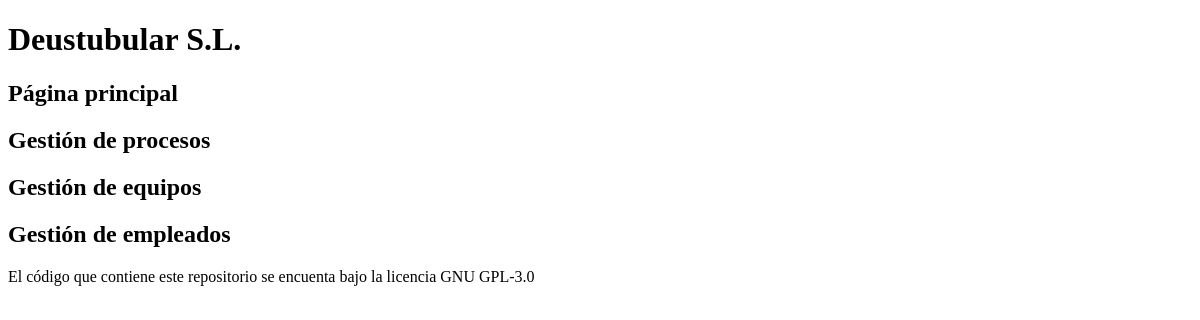
The page /appProduccion/empleados/ on the database as committed earlier.
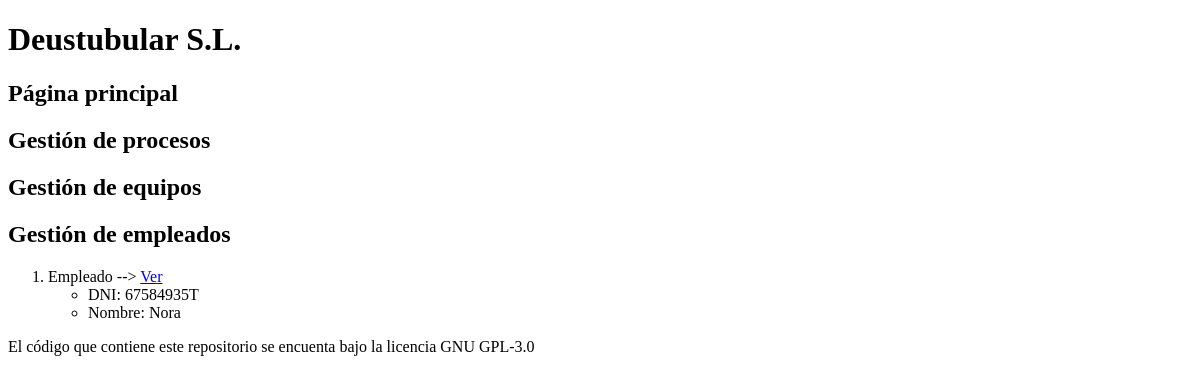
The same page on the database as committed later.
### appProduccion/models.py (models this page shows, shortened)
class Empleado(models.Model):
    dni = models.CharField(primary_key=True, max_length=20)
    """Por nombres compuestos"""
    nombre = models.CharField(max_length=100)
    """Dos apellidos"""
    apellidos = models.CharField(max_length=150)
    email = models.CharField(max_length=100)
    """Valor defecto ejemplo"""
    telefono = models.IntegerField(default=666666666)
    direccion = models.CharField(max_length=150)
    fecha_nacimiento = models.DateField()

### appProduccion/views.py (the view)
# urls.py: path('empleados/', views.EmpleadosListView.as_view(), name='empleados_list'),
class EmpleadosListView(ListView):
    model = Empleado
    template_name = 'empleados_list.html'
    queryset = Empleado.objects.order_by('nombre')
    def get_context_data(self, **kwargs):
        context = super(EmpleadosListView, self).get_context_data(**kwargs)
        context['titulo_pagin'] = 'Empleados existentes'
        return context

### appProduccion/Templates/empleados_list.html
{% extends "base.html" %}
{% block contenido %}
<ol>
    {% for em in empleado_list %}
    <li>
        Empleado --> <a href="{% url 'empleado_detail' em.dni %}">Ver</a>
        <ul>
            <li>DNI: {{ em.dni }}</li>
            <li>Nombre: {{ em.nombre }}</li>
        </ul>
    </li>
    {% endfor %}
</ol>
{% endblock %}

Rows that differ between the two databases and show on the page:
added Empleado: dni "67584935T", nombre "Nora"
